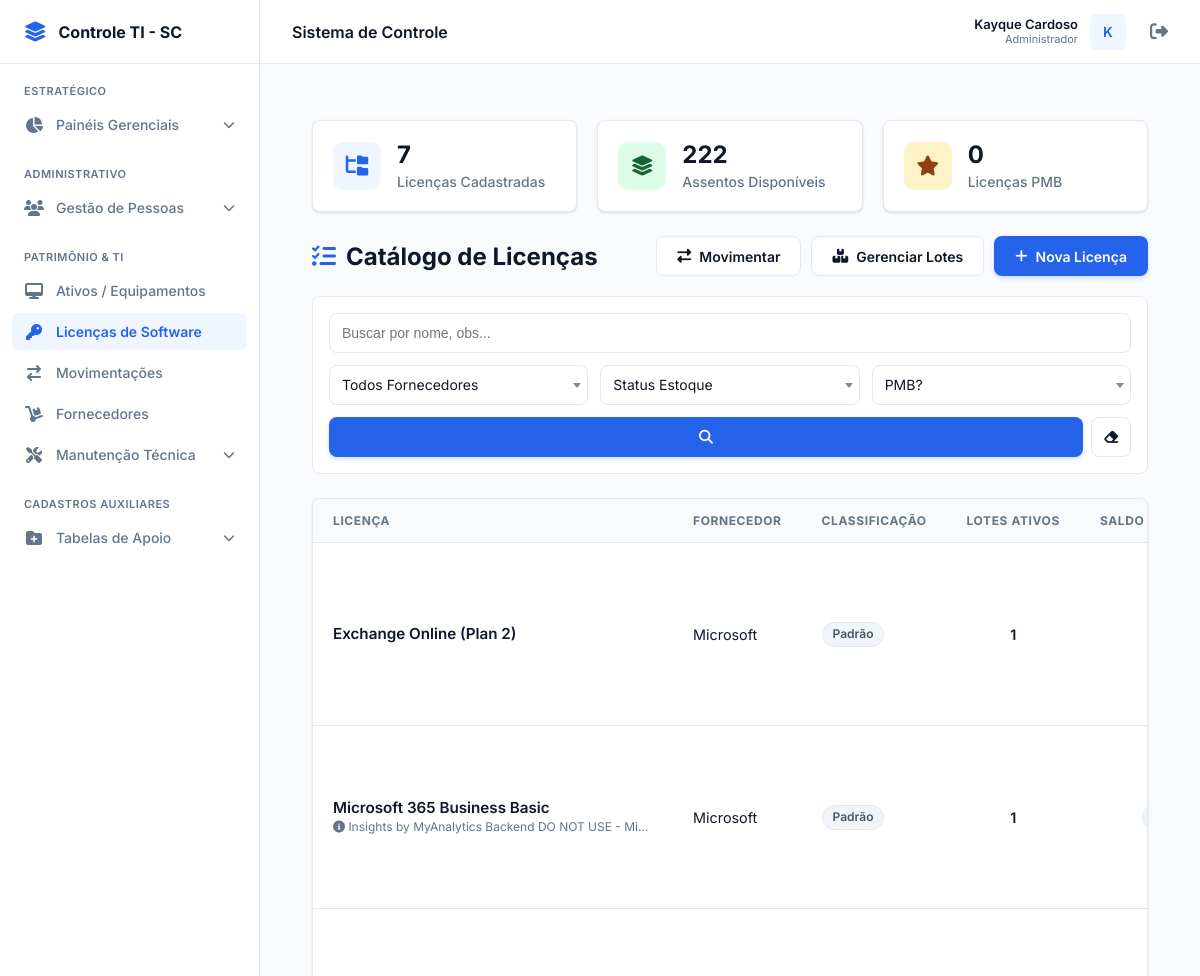
The app's page /licencas/ (signed in, upper part), older data.
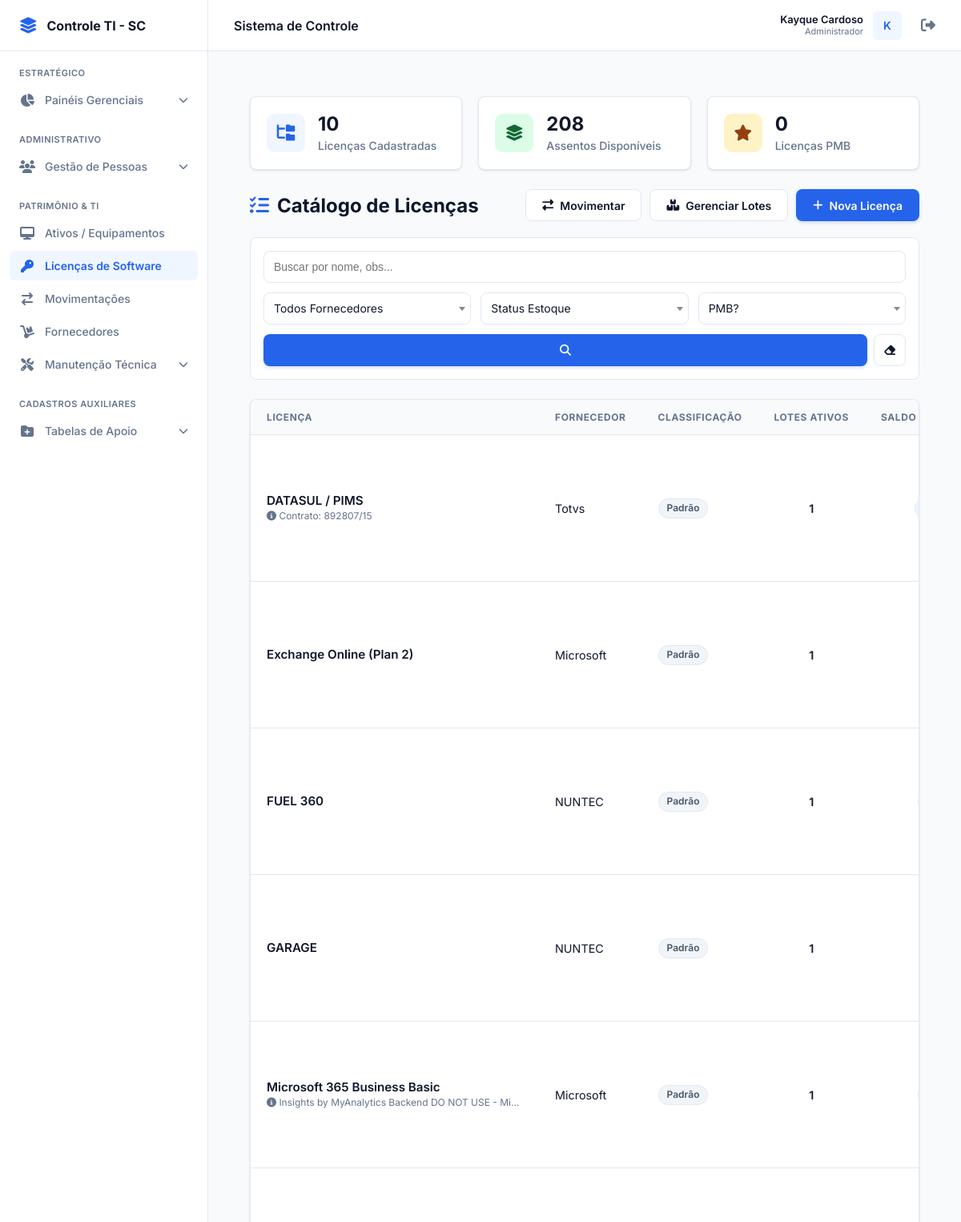
The same page, newer data.
### ProjetoEstoque/models.py (models this page shows, shortened)
class AuditModel(models.Model):
    criado_por = models.ForeignKey(User, related_name="%(class)s_criador", on_delete=models.SET_NULL, null=True)
    atualizado_por = models.ForeignKey(User, related_name="%(class)s_atualizador", on_delete=models.SET_NULL, null=True)
    created_at = models.DateTimeField(auto_now_add=True)
    updated_at = models.DateTimeField(auto_now=True)
    class Meta:
        abstract = True

class Licenca(AuditModel):
    nome = models.CharField(max_length=160, verbose_name="Nome da Licença")
    fornecedor = models.ForeignKey("Fornecedor", on_delete=models.SET_NULL, null=True, blank=True)
    pmb = models.CharField(max_length=3, choices=SimNaoChoices.choices, default=SimNaoChoices.NAO, verbose_name="PMB?")
    observacao = models.TextField(blank=True, null=True)
    centro_custo = models.ForeignKey(
        "CentroCusto",
        on_delete=models.SET_NULL,
        null=True,
        blank=True,
        help_text="Centro de Custo proprietário (ex: TI) para onde o ativo volta na devolução."
    )
    class Meta:
        ordering = ["nome"]
        verbose_name = "Licença"
        verbose_name_plural = "Licenças"

class Fornecedor(AuditModel):
    nome = models.CharField(max_length=100)
    cnpj = models.CharField(max_length=18)
    contrato = models.TextField(blank=True, null=True)

### ProjetoEstoque/views.py (the view)
# urls.py: path("licencas/", views.licenca_list, name="licenca_list"),
@login_required
def licenca_list(request):
    qs = (
        Licenca.objects
        .select_related("fornecedor", "centro_custo")
        .annotate(
            qtd_lotes=Count("lotes", distinct=True),
            estoque_real=Coalesce(Sum("lotes__quantidade_disponivel"), 0)
        )
        .order_by("nome")
    )
    q = request.GET.get("q", "").strip()
    fornecedor_id = request.GET.get("fornecedor", "").strip()
    pmb_filter = request.GET.get("pmb", "").strip()
    status_estoque = request.GET.get("status", "").strip()
    if q:
        qs = qs.filter(Q(nome__icontains=q) | Q(observacao__icontains=q))
    if fornecedor_id and fornecedor_id.isdigit():
        qs = qs.filter(fornecedor_id=fornecedor_id)
    if pmb_filter:
        qs = qs.filter(pmb=pmb_filter)
    if status_estoque == "com_estoque":
        qs = qs.filter(estoque_real__gt=0)
    elif status_estoque == "sem_estoque":
        qs = qs.filter(estoque_real=0)
    kpi_total_licencas = Licenca.objects.count()
    kpi_total_assentos = LicencaLote.objects.aggregate(
        total=Coalesce(Sum('quantidade_disponivel'), 0)
    )['total']
    kpi_pmb = Licenca.objects.filter(pmb=SimNaoChoices.SIM).count()
    try:
        per_page = int(request.GET.get("pp", 15))
    except ValueError:
        per_page = 15
    paginator = Paginator(qs, per_page)
    page_num = request.GET.get("page", 1)
    page_obj = paginator.get_page(page_num)
    get_copy = request.GET.copy()
    if "page" in get_copy: del get_copy["page"]
    qs_keep = get_copy.urlencode()
    context = {
        "page_obj": page_obj,
        "qs_keep": qs_keep,
        "total_registros": qs.count(),
        "kpi_total": kpi_total_licencas,
        "kpi_assentos": kpi_total_assentos,
        "kpi_pmb": kpi_pmb,
        "filter_q": q,
        "filter_fornecedor": int(fornecedor_id) if fornecedor_id.isdigit() else "",
        "filter_pmb": pmb_filter,
        "filter_status": status_estoque,
        "per_page": per_page,
        "opt_fornecedores": Fornecedor.objects.values("id", "nome").order_by("nome"),
        "opt_pmb": SimNaoChoices.choices,
    }
    return render(request, "front/licencas/licenca_list.html", context)

### ProjetoEstoque/templates/front/licencas/licenca_list.html (shortened to what this page needs)
{% extends 'base.html' %}
{% load static %}
{% block content %}
<link href="https://cdn.jsdelivr.net/npm/select2@4.1.0-rc.0/dist/css/select2.min.css" rel="stylesheet" />
<link rel="stylesheet" href="https://cdnjs.cloudflare.com/ajax/libs/font-awesome/6.4.2/css/all.min.css">
<div class="page-wrapper">
  <div class="kpi-grid">
    <div class="kpi-card">
      <div class="kpi-icon"><i class="fa fa-folder-tree"></i></div>
      <div class="kpi-content">
        <h3>{{ kpi_total }}</h3>
        <p>Licenças Cadastradas</p>
      </div>
    </div>
    <div class="kpi-card">
      <div class="kpi-icon" style="background:var(--success-bg); color:var(--success-text);">
        <i class="fa fa-layer-group"></i>
      </div>
      <div class="kpi-content">
        <h3>{{ kpi_assentos }}</h3>
        <p>Assentos Disponíveis</p>
      </div>
    </div>
    <div class="kpi-card">
      <div class="kpi-icon" style="background:var(--warning-bg); color:var(--warning-text);">
        <i class="fa fa-star"></i>
      </div>
      <div class="kpi-content">
        <h3>{{ kpi_pmb }}</h3>
        <p>Licenças PMB</p>
      </div>
    </div>
  </div>
  <div class="actions-bar">
    <div class="page-title">
      <i class="fa fa-list-check"></i> Catálogo de Licenças
    </div>
    <div class="actions-group">
      <a href="{% url 'mov_licenca_form' %}" class="btn btn-white" title="Nova Movimentação">
        <i class="fa fa-exchange-alt"></i> Movimentar
      </a>
      <a href="{% url 'licenca_lote_list' %}" class="btn btn-white" title="Ver todos os lotes">
        <i class="fa fa-boxes-stacked"></i> Gerenciar Lotes
      </a>
      <a href="{% url 'licenca_create' %}" class="btn btn-primary">
        <i class="fa fa-plus"></i> Nova Licença
      </a>
    </div>
  </div>
  <form method="get" id="filterForm" class="filter-card">
    <div>
      <input type="text" name="q" value="{{ filter_q }}" class="form-control" placeholder="Buscar por nome, obs...">
    </div>
    <div>
    </div>
    <div>
    </div>
    <div>
    </div>
    <div class="filter-actions">
      <button type="submit" class="btn btn-primary" title="Filtrar" style="flex:1;">
        <i class="fa fa-search"></i>
      </button>
      <a href="{% url 'licenca_list' %}" class="btn btn-white" title="Limpar" style="width:40px; padding:0;">
        <i class="fa fa-eraser"></i>
      </a>
    </div>
  </form>
  <div class="table-container">
    <div class="table-responsive">
      <table>
        <thead>
          <tr>
            <th style="width:35%;">Licença</th>
            <th>Fornecedor</th>
            <th>Classificação</th>
            <th style="text-align:center;">Lotes Ativos</th>
            <th style="text-align:center;">Saldo Disponíveis</th>
          </tr>
        </thead>
        <tbody>
          {% for obj in page_obj %}
          <tr>
            <td>
              <a href="{% url 'licenca_detail' obj.pk %}" class="licenca-name">{{ obj.nome }}</a>
              {% if obj.observacao %}
                <span class="licenca-obs"><i class="fa fa-info-circle"></i> {{ obj.observacao }}</span>
              {% endif %}
            </td>
            <td>{{ obj.fornecedor.nome|default:"-" }}</td>
            <td>
              {% if obj.pmb == 'sim' %}
                <span class="badge badge-pmb">PMB</span>
              {% else %}
                <span class="badge badge-gray">Padrão</span>
              {% endif %}
            </td>
            <td style="text-align:center;">
              {% if obj.qtd_lotes > 0 %}
                <span style="font-weight:600; color:var(--text-main);">{{ obj.qtd_lotes }}</span>
              {% else %}
                <span style="color:#cbd5e1;">-</span>
              {% endif %}
            </td>
            <td style="text-align:center;">
              {% if obj.estoque_real > 0 %}
                <span class="badge badge-stock">{{ obj.estoque_real }}</span>
              {% else %}
                <span class="badge badge-zero">0</span>
              {% endif %}
            </td>
          </tr>
          {% endfor %}
        </tbody>
      </table>
    </div>
  </div>
</div>
{% endblock %}

Row changes from the older to the newer data that the page shows:
added Licenca: nome "DATASUL / PIMS", observacao "Contrato: 892807/15", fornecedor.nome "Totvs", pmb "Padrão", qtd_lotes "1"
added Licenca: nome "FUEL 360", fornecedor.nome "NUNTEC", pmb "Padrão", qtd_lotes "1"
added Licenca: nome "GARAGE", fornecedor.nome "NUNTEC", pmb "Padrão", qtd_lotes "1"
Text that changed along with them:
{{ kpi_total }}: "7" → "10"
{{ kpi_assentos }}: "222" → "208"
